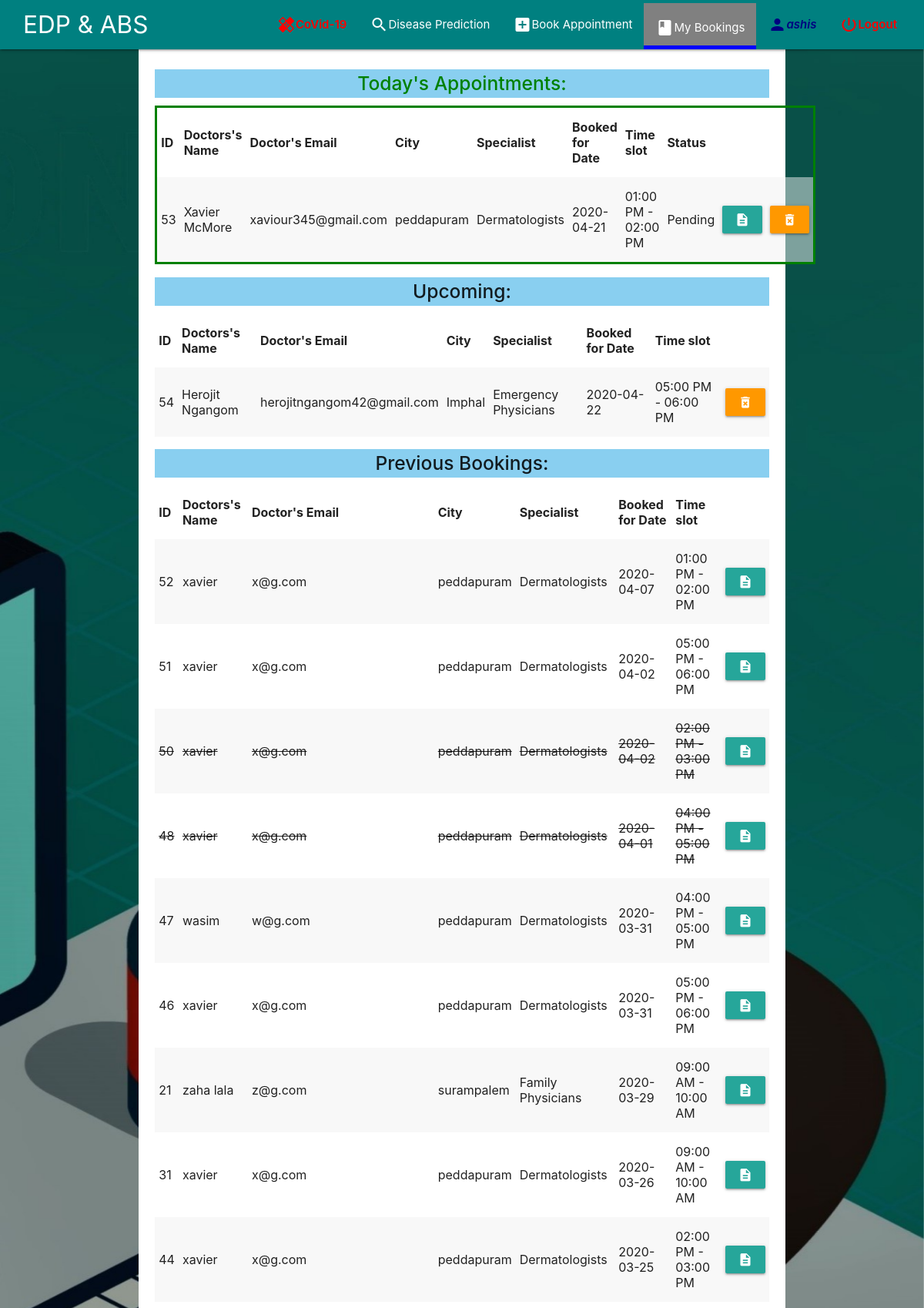
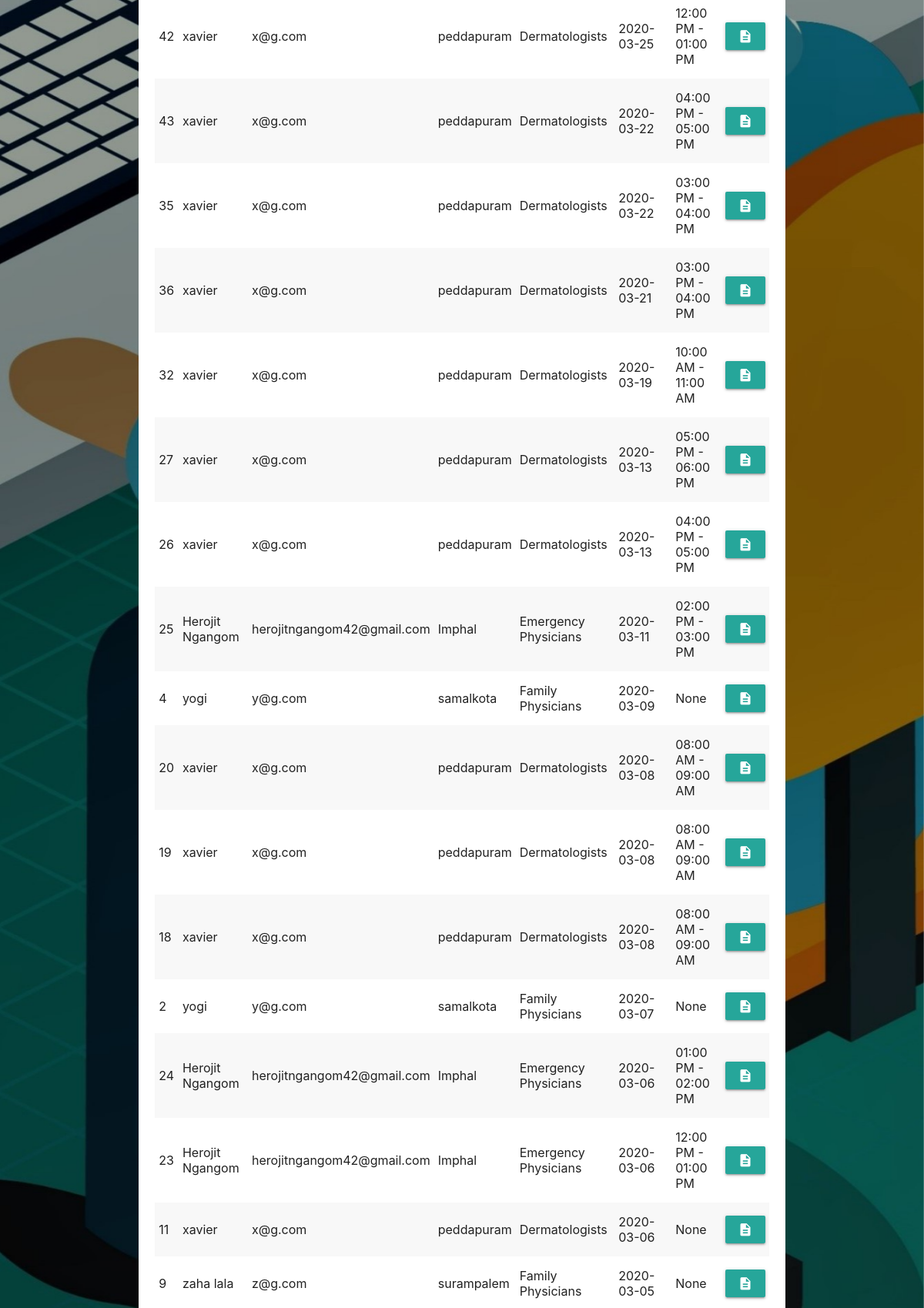
/bookings/patient/ (signed in, upper part), run on the app's committed database (2 pictures, top to bottom).
### users/models.py (models this page shows, shortened)
class User(AbstractBaseUser, PermissionsMixin):
    states = (
              ('AndhraPradesh', 'Andhra Pradesh'),
              ('ArunachalPradesh', 'Arunachal Pradesh'),
              ('Assam', 'Assam'),
              ('Sikkim', 'Sikkim'),
              ('Nagaland', 'Nagaland'),
              ('Manipur', 'Manipur'),
              ('Meghalaya', 'Meghalaya'),
              ('Jammukashmir', 'Jammu kashmir'),
              ('Punjab', 'Punjab'),
              ('Himachalpradesh', 'Himachal pradesh'),
              ('Haryana', 'Haryana'),
              ('Uttarakhand', 'Uttarakhand'),
              ('Uttarpradesh', 'Uttar pradesh'),
              ('Rajasthan', 'Rajasthan'),
              ('Gujarat', 'Gujarat'),
              ('MadhyaPradesh', 'Madhya Pradesh'),
              ('Jharkhand', 'Jharkhand'),
              ('WestBengal', 'West Bengal'),
              ('Maharastra', 'Maharastra'),
              ('Orissa', 'Orissa'),
              ('Chattisgarh', 'Chattisgarh'),
              ('Karnataka', 'Karnataka'),
              ('Kerala', 'Kerala'),
              ('TamilNadu', 'Tamil Nadu'),
              ('Mizoram', 'Mizoram'),
              ('Tripura', 'Tripura'),
              ('Goa', 'Goa'),
              ('Telangana', 'Telangana'),
              )
    email = models.EmailField(max_length=254, unique=True)
    name = models.CharField(max_length=254, null=True)
    is_doctor = models.BooleanField(default=False, null=True)
    is_patient = models.BooleanField(default=False, null=True)
    address = models.CharField(max_length=200, null=True)
    city = models.CharField(max_length=50, null=True)
    pin = models.PositiveIntegerField(null=True)
    state = models.CharField(max_length=25, choices=states, null=True)
    is_staff = models.BooleanField(default=False)
    is_superuser = models.BooleanField(default=False)
    is_active = models.BooleanField(default=True)
    last_login = models.DateTimeField(null=True, blank=True)
    date_joined = models.DateTimeField(auto_now_add=True)
    objects = UserManager()
    USERNAME_FIELD = 'email'
    EMAIL_FIELD = 'email'
    REQUIRED_FIELDS = ['name']

### bookings/models.py (models this page shows)
class Booking(models.Model):
    status_options = (('Pending', 'Pending'),
                      ('Attended', 'Attended'))
    p_id = models.IntegerField(null=True)
    patient_name = models.CharField(max_length=30, null=True)
    patient_email = models.CharField(max_length=50, null=True)
    patient_age = models.CharField(max_length=2, null=True)
    d_id = models.IntegerField(null=True)
    doctor_name = models.CharField(max_length=30, null=True)
    doctor_email = models.CharField(max_length=50, null=True)
    specialization = models.CharField(max_length=50, null=True)
    city = models.CharField(max_length=100, null=True)
    booked_date = models.CharField(max_length=50, null=True)
    booked_time = models.CharField(max_length=50, null=True)
    doctors_advice = models.TextField(max_length=200, null=True, default='None')
    status = models.CharField(max_length=20, null=True, choices=status_options, default='Pending')
    '''def __str__(self):
        return self.patient_name'''

### bookings/views.py (the view)
# urls.py: path('patient/', login_required(ShowAppointmentsPatients, login_url='users:login'), name='show_appointment_patient'),
@patient_required()
def ShowAppointmentsPatients(request):
    u_email = request.user.email
    bookings = Booking.objects.filter(patient_email=u_email).values().order_by('booked_date')
    return render(request, 'show_bookings_patient.html', {'bookings': bookings, 'today': today_date})

### bookings/dates.py (called while the page is built)
def today_day():
    return str(datetime.date.today())

### bookings/templates/show_bookings_patient.html (shortened to what this page needs)
{% extends 'base.html' %}
{% load i18n %}
{% load static %}
{% block body %}
    {% include 'navBar.html' %}
    <div style=" background-image: url({% static 'images/doc-pat-ed.jpg' %});margin-top:0px; min-height: 90%; width: 100%; background-size: cover; background-attachment: fixed; background-position: center center;">
    <div class="container white center" style="padding:10px; margin-top:0px;">
        <div class="row">
        {% if bookings %}
        <div class="col s12">
        <div id="today active" class="s11">
            <table style="border: solid 3px green;" class = "responsive-table striped bordered">
                <h5 style="color: green; font-weight:500; padding: 5px; background-color: #89CFF0;">Today's Appointments:</h5>
                <thead>
                <tr>
                    <th>ID</th>
                    <th>Doctors's Name</th>
                    <th>Doctor's Email</th>
                    <th>City</th>
                    <th>Specialist</th>
                    <th>Booked for Date</th>
                    <th>Time slot</th>
                    <th>Status</th>
                    <th></th>
                    <th></th>
                </tr>
                </thead>
                <tbody>
                {% for k in bookings %}
                    {% if k.booked_date == today %}
                        {% if k.status == 'Attended' %}
                        <tr style="text-decoration: line-through;">
                        {% else %}
                        <tr>
                        {% endif %}
                        <td>{{ k.id }}</td>
                        <td>{{ k.doctor_name }}</td>
                        <td>{{ k.doctor_email }}</td>
                        <td>{{ k.city }}</td>
                        <td>{{ k.specialization }}</td>
                        <td>{{ k.booked_date }}</td>
                        <td>{{ k.booked_time }}</td>
                        <td>{{ k.status }}</td>
                        <td><button class="btn modal-trigger" data-md-tooltip="Doctors Advice" data-target="{{k.id}}"><i class="large material-icons large">description</i></button></td>
                        <td><button class="btn modal-trigger orange" data-md-tooltip="Delete"><i class="large material-icons large">delete_forever</i></button></td>
                    </tr>
                    {% endif %}
                {% endfor %}
                </tbody>
            </table>
        </div>
        <div id="upcoming" class="s11">
            <table class = "responsive-table striped bordered">
                <h5 style="font-weight:500; padding: 5px; background-color: #89CFF0;">Upcoming:</h5>
                <thead>
                <tr>
                    <th>ID</th>
                    <th>Doctors's Name</th>
                    <th>Doctor's Email</th>
                    <th>City</th>
                    <th>Specialist</th>
                    <th>Booked for Date</th>
                    <th>Time slot</th>
                    <th></th>
                </tr>
                </thead>
                <tbody>
                {% for k in bookings %}
                    {% if k.booked_date > today %}
                    <tr>
                        <td>{{ k.id }}</td>
                        <td>{{ k.doctor_name }}</td>
                        <td>{{ k.doctor_email }}</td>
                        <td>{{ k.city }}</td>
                        <td>{{ k.specialization }}</td>
                        <td>{{ k.booked_date }}</td>
                        <td>{{ k.booked_time }}</td>
                        <td><a  class="btn modal-trigger orange" data-target="{{k.id}}del" data-md-tooltip="Delete"><i class="large material-icons">delete_forever</i></a></td>
                    </tr>
                    {% endif %}
                {% endfor %}
                </tbody>
            </table>
        </div>
        <div id="previous" class="s11">
            <table class = "responsive-table striped bordered">
                <h5 style="font-weight:500; padding: 5px; background-color: #89CFF0;">Previous Bookings:</h5>
                <thead>
                <tr>
                    <th>ID</th>
                    <th>Doctors's Name</th>
                    <th>Doctor's Email</th>
                    <th>City</th>
                    <th>Specialist</th>
                    <th>Booked for Date</th>
                    <th>Time slot</th>
                    <th></th>
                </tr>
                </thead>
                <tbody>
                {% for k in bookings reversed%}
                    {% if k.booked_date < today %}
                        {% if k.status != 'Pending' %}
                        <tr style="text-decoration: line-through;">
                        {% else %}
                        <tr>
                        {% endif %}
                        <td>{{ k.id }}</td>
                        <td>{{ k.doctor_name }}</td>
                        <td>{{ k.doctor_email }}</td>
                        <td>{{ k.city }}</td>
                        <td>{{ k.specialization }}</td>
                        <td>{{ k.booked_date }}</td>
                        <td>{{ k.booked_time }}</td>
                        <td><button class="btn modal-trigger" data-target="p{{k.id}}"><i class="large material-icons large">description</i></button></td>
                    </tr>
                    {% endif %}
                {% endfor %}
                </tbody>
            </table>
        </div>
        </div>
        {% else %}
            <h5 class="center">You haven't booked any appointment!!</h5>
        {% endif %}
    </div>
    </div>
    </div>
{% endblock %}

### base/templates/navBar.html (shortened to what this page needs)
{% load i18n %}
<div class="navbar-fixed">
 <nav class="" style="background-color:#008080; margin-bottom: 3px;">
    <div class="nav-wrapper" style="margin-right: 20px; margin-left: 30px;">
        <a href="#" class="brand-logo hide-on-med-and-down">EDP & ABS</a>
        <ul class="right hide-on-med-and-down">
            <li><a style="color: red; font-weight:600; display: flex;" href="{% url 'disease_database:covid19' %}"  class="left"><i class="material-icons"></i></a></li>
          {% if user.is_authenticated %}
            {% if user.is_patient %}
                <li><a style="display: flex;" href="{% url 'disease_database:search' %}"  {% if request.path == '/diseases/prediction/' %} class="activeLink" {% endif %}><i class="tiny material-icons ">search</i> Disease Prediction</a></li>
                <li><a style="display: flex;" href="{% url 'bookings:conform_booking' %}"{% if request.path == '/bookings/' %} class="activeLink" {% endif %}><i class="material-icons ">add_box</i> Book Appointment</a></li>
                <li><a style="display: flex;" href="{% url 'bookings:show_appointment_patient' %}"{% if request.path == '/bookings/patient/' %} class="activeLink" {% endif %}><i class="material-icons ">book </i> My Bookings</a></li>
                <li><a style="display: flex; color: navy; font-weight:600; font-style: italic;" href="{% url 'users:profile' %}"><i class="material-icons"></i>{{ request.user.name }}</a></li>
            {% endif %}
            <li><a style="font-weight:600; font-style: bold; color:red; display: flex;" href="{% url 'users:logout' %}"><i class="tiny material-icons ">power_settings_new </i> Logout</a></li>
          {% else %}
            <li><a href="{% url 'users:login' %}" {% if request.path == '/accounts/login/' %} class="activeLink" {% endif %}>Login</a></li>
          {% endif %}
      </ul>
    </div>
  </nav>
</div>

### base/templates/base.html (style rules this page uses)
.activeLink { background-color: grey; height:60px; margin-top: 4px; border-bottom: solid 5px blue; }
li a { font-size: 20px; }

### data on the page
User: user.name "ashis"
Booking: id "53", doctor_name "Xavier McMore", doctor_email "xaviour345@gmail.com", city "peddapuram", specialization "Dermatologists", booked_date "2020-04-21", booked_time "01:00 PM - 02:00 PM", status "Pending"
Booking: id "54", doctor_name "Herojit Ngangom", doctor_email "herojitngangom42@gmail.com", city "Imphal", specialization "Emergency Physicians", booked_date "2020-04-22", booked_time "05:00 PM - 06:00 PM"
Booking: id "52", doctor_name "xavier", doctor_email "x@g.com", city "peddapuram", specialization "Dermatologists", booked_date "2020-04-07", booked_time "01:00 PM - 02:00 PM"
Booking: id "51", doctor_name "xavier", doctor_email "x@g.com", city "peddapuram", specialization "Dermatologists", booked_date "2020-04-02", booked_time "05:00 PM - 06:00 PM"
Booking: id "50", doctor_name "xavier", doctor_email "x@g.com", city "peddapuram", specialization "Dermatologists", booked_date "2020-04-02", booked_time "02:00 PM - 03:00 PM"
Booking: id "48", doctor_name "xavier", doctor_email "x@g.com", city "peddapuram", specialization "Dermatologists", booked_date "2020-04-01", booked_time "04:00 PM - 05:00 PM"
Booking: id "47", doctor_name "wasim", doctor_email "w@g.com", city "peddapuram", specialization "Dermatologists", booked_date "2020-03-31", booked_time "04:00 PM - 05:00 PM"
Booking: id "46", doctor_name "xavier", doctor_email "x@g.com", city "peddapuram", specialization "Dermatologists", booked_date "2020-03-31", booked_time "05:00 PM - 06:00 PM"
Booking: id "21", doctor_name "zaha lala", doctor_email "z@g.com", city "surampalem", specialization "Family Physicians", booked_date "2020-03-29", booked_time "09:00 AM - 10:00 AM"
Booking: id "31", doctor_name "xavier", doctor_email "x@g.com", city "peddapuram", specialization "Dermatologists", booked_date "2020-03-26", booked_time "09:00 AM - 10:00 AM"
Booking: id "44", doctor_name "xavier", doctor_email "x@g.com", city "peddapuram", specialization "Dermatologists", booked_date "2020-03-25", booked_time "02:00 PM - 03:00 PM"
Booking: id "42", doctor_name "xavier", doctor_email "x@g.com", city "peddapuram", specialization "Dermatologists", booked_date "2020-03-25", booked_time "12:00 PM - 01:00 PM"
Booking: id "43", doctor_name "xavier", doctor_email "x@g.com", city "peddapuram", specialization "Dermatologists", booked_date "2020-03-22", booked_time "04:00 PM - 05:00 PM"
Booking: id "35", doctor_name "xavier", doctor_email "x@g.com", city "peddapuram", specialization "Dermatologists", booked_date "2020-03-22", booked_time "03:00 PM - 04:00 PM"
Booking: id "36", doctor_name "xavier", doctor_email "x@g.com", city "peddapuram", specialization "Dermatologists", booked_date "2020-03-21", booked_time "03:00 PM - 04:00 PM"
Booking: id "32", doctor_name "xavier", doctor_email "x@g.com", city "peddapuram", specialization "Dermatologists", booked_date "2020-03-19", booked_time "10:00 AM - 11:00 AM"
Booking: id "27", doctor_name "xavier", doctor_email "x@g.com", city "peddapuram", specialization "Dermatologists", booked_date "2020-03-13", booked_time "05:00 PM - 06:00 PM"
Booking: id "26", doctor_name "xavier", doctor_email "x@g.com", city "peddapuram", specialization "Dermatologists", booked_date "2020-03-13", booked_time "04:00 PM - 05:00 PM"
Booking: id "25", doctor_name "Herojit Ngangom", doctor_email "herojitngangom42@gmail.com", city "Imphal", specialization "Emergency Physicians", booked_date "2020-03-11", booked_time "02:00 PM - 03:00 PM"
Booking: id "4", doctor_name "yogi", doctor_email "y@g.com", city "samalkota", specialization "Family Physicians", booked_date "2020-03-09", booked_time "None"
Booking: id "20", doctor_name "xavier", doctor_email "x@g.com", city "peddapuram", specialization "Dermatologists", booked_date "2020-03-08", booked_time "08:00 AM - 09:00 AM"
Booking: id "19", doctor_name "xavier", doctor_email "x@g.com", city "peddapuram", specialization "Dermatologists", booked_date "2020-03-08", booked_time "08:00 AM - 09:00 AM"
Booking: id "18", doctor_name "xavier", doctor_email "x@g.com", city "peddapuram", specialization "Dermatologists", booked_date "2020-03-08", booked_time "08:00 AM - 09:00 AM"
Booking: id "2", doctor_name "yogi", doctor_email "y@g.com", city "samalkota", specialization "Family Physicians", booked_date "2020-03-07", booked_time "None"
Booking: id "24", doctor_name "Herojit Ngangom", doctor_email "herojitngangom42@gmail.com", city "Imphal", specialization "Emergency Physicians", booked_date "2020-03-06", booked_time "01:00 PM - 02:00 PM"
Booking: id "23", doctor_name "Herojit Ngangom", doctor_email "herojitngangom42@gmail.com", city "Imphal", specialization "Emergency Physicians", booked_date "2020-03-06", booked_time "12:00 PM - 01:00 PM"
Booking: id "11", doctor_name "xavier", doctor_email "x@g.com", city "peddapuram", specialization "Dermatologists", booked_date "2020-03-06", booked_time "None"
Booking: id "9", doctor_name "zaha lala", doctor_email "z@g.com", city "surampalem", specialization "Family Physicians", booked_date "2020-03-05", booked_time "None"
